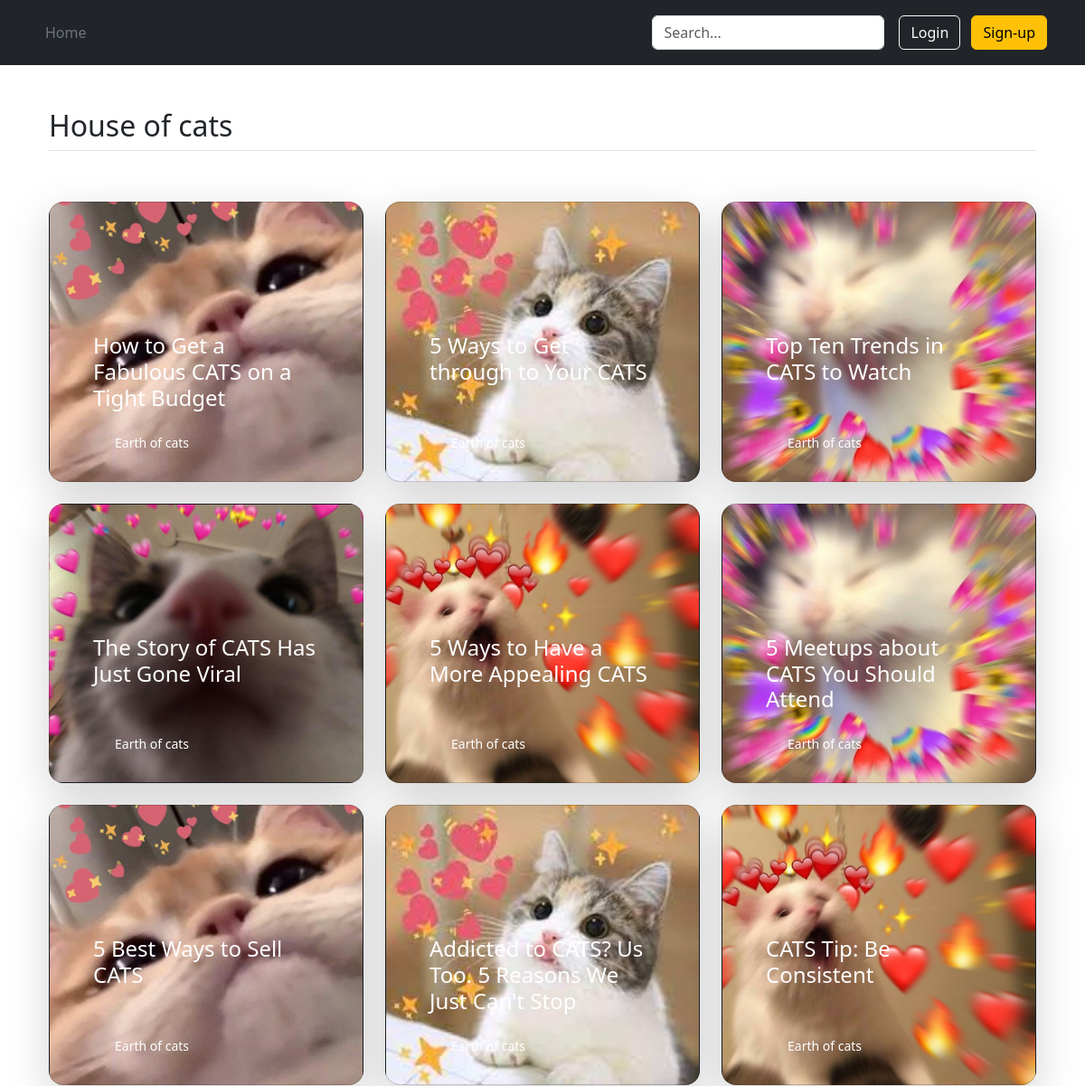
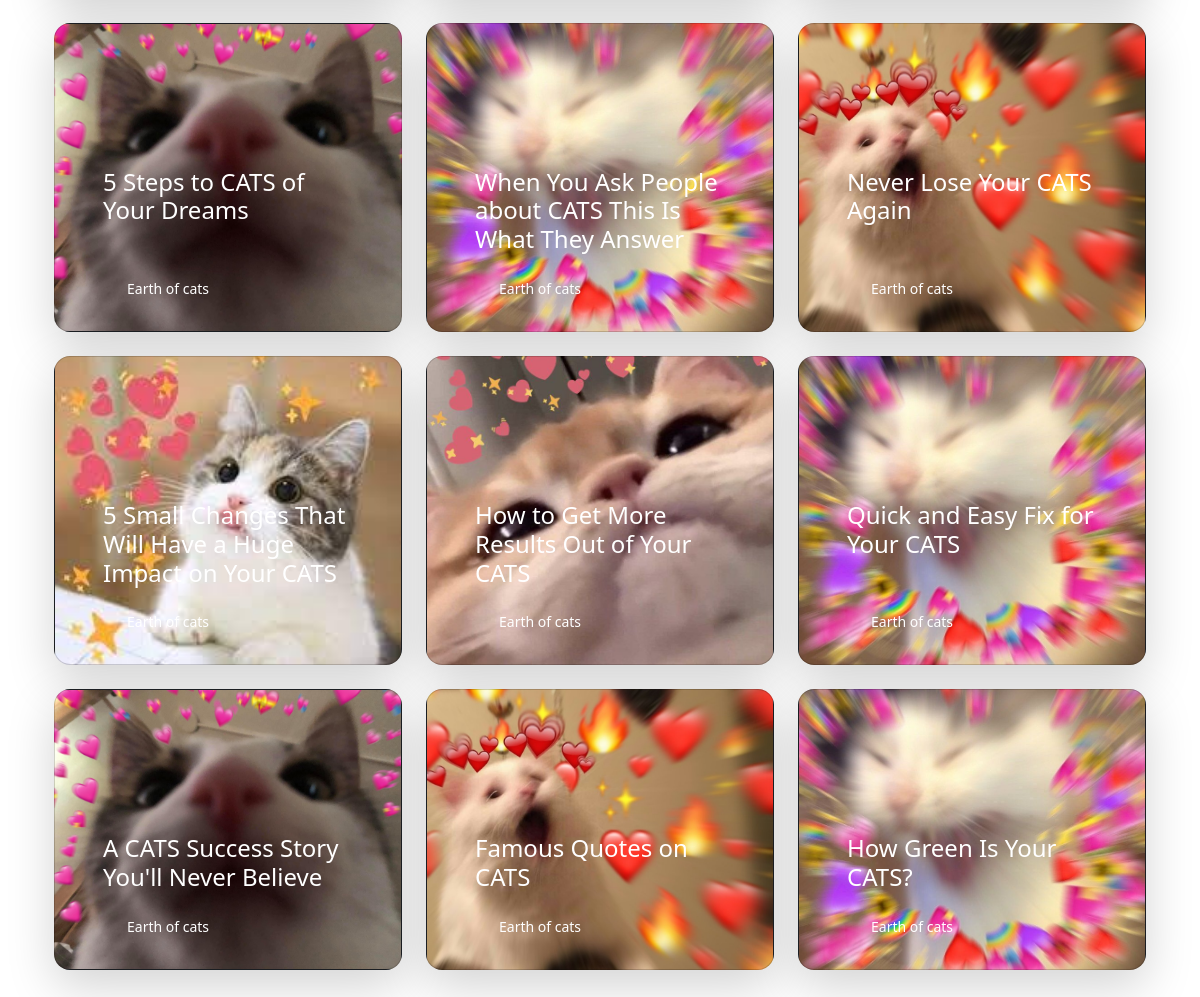
Page /house_of_cats_v1/code/index.php on the committed database (2 pictures, top to bottom).
### tables this page shows
CREATE TABLE `images` (
  `id` int(11) NOT NULL AUTO_INCREMENT,
  `title` varchar(100) NOT NULL,
  `image` varchar(100) NOT NULL,
  PRIMARY KEY (`id`)
);

### house_of_cats_v1/code/index.php (the view, shortened to what this page needs)
<!doctype html>
<html lang="en">
  <head>
    <link href="https://cdn.jsdelivr.net/npm/bootstrap@5.3.0-alpha1/dist/css/bootstrap.min.css" rel="stylesheet">
  </head>
  <body>
    <?php
      $servername = "localhost:3306";
      $username = "cat_admin";
      $password = "Mi0ihD55Fbc6pc4Ijh6mmhYS4T7UBZ5oG1Jf51aCEHSfK3Ee2z";
      $db_name = "house_of_cats";
      try {
        $conn = new PDO("mysql:host=$servername;dbname=$db_name", $username, $password);
        $conn->setAttribute(PDO::ATTR_ERRMODE, PDO::ERRMODE_EXCEPTION);
      } catch(PDOException $e) {
        echo "Connection failed: " . $e->getMessage();
      }
    ?>
<header class="p-3 text-bg-dark">
    <div class="container">
      <div class="d-flex flex-wrap align-items-center justify-content-center justify-content-lg-start">
        <ul class="nav col-12 col-lg-auto me-lg-auto mb-2 justify-content-center mb-md-0">
          <li><a href="/" class="nav-link px-2 text-secondary">Home</a></li>
        </ul>
        <form class="col-12 col-lg-auto mb-3 mb-lg-0 me-lg-3" role="search" action="/" method="GET">
          <input name="search" type="search" class="form-control" placeholder="Search..." aria-label="Search">
        </form>
        <div class="text-end">
          <button type="button" class="btn btn-outline-light me-2">Login</button>
          <button type="button" class="btn btn-warning">Sign-up</button>
        </div>
      </div>
    </div>
  </header>
  <?php
    if(isset($_GET['search'])){
      $search = $_GET['search'];
      $sql = "SELECT * FROM images WHERE title LIKE '%".$search."%';";
      $stm = $conn->query($sql);
      $articles = $stm->fetchAll();
    }
    else{
      $sql = "SELECT * FROM images";
      $stm = $conn->query($sql);
      $articles = $stm->fetchAll();
    }
  ?>
  <main>
    <div class="container px-4 py-5" id="custom-cards">
      <h2 class="pb-2 border-bottom">House of cats</h2>
      <div class="row row-cols-1 row-cols-lg-3 align-items-stretch g-4 py-5">
        <?php
          if(empty($articles)){
          ?>
          <section class="py-5 text-center container">
            <div class="row py-lg-5">
              <div class="col-lg-6 col-md-8 mx-auto">
                <h1 class="fw-light">Article not found</h1>
              </div>
            </div>
          </section>
          <?php
          }
          else{
            foreach ($articles as $row) {
          ?>
          <div class="col">
            <div class="card card-cover h-100 overflow-hidden text-bg-dark rounded-4 shadow-lg" style="background-image: url(<?php echo 'img/'.$row['image'] ?>); background-size:     cover;   background-repeat:   no-repeat; background-position: center center;">
              <div class="d-flex flex-column h-100 p-5 pb-3 text-white text-shadow-1">
                <h4 class="pt-5 mt-5 mb-4 "><?php echo $row['title'] ?></h4>
                <ul class="d-flex list-unstyled mt-auto">
                  <li class="d-flex align-items-center me-3">
                    <svg class="bi me-2" width="1em" height="1em"><use xlink:href="#geo-fill"/></svg>
                    <small>Earth of cats</small>
                  </li>
                  <li class="d-flex align-items-center">
                    <svg class="bi me-2" width="1em" height="1em"><use xlink:href="#calendar3"/></svg>
                  </li>
                </ul>
              </div>
            </div>
          </div>
          <?php
            }
          }
        ?>
      </div>
    </div>
  </main>
  </body>
</html>

### house_of_cats_v1/code/index.php (style rules this page uses)
.bi { vertical-align: -.125em; fill: currentColor; }

### rows in the picture
images: image (picture), title "How to Get a Fabulous CATS on a Tight Budget"
images: image (picture), title "5 Ways to Get through to Your CATS"
images: image (picture), title "Top Ten Trends in CATS to Watch"
images: image (picture), title "The Story of CATS Has Just Gone Viral"
images: image (picture), title "5 Ways to Have a More Appealing CATS"
images: image (picture), title "5 Meetups about CATS You Should Attend"
images: image (picture), title "5 Best Ways to Sell CATS"
images: image (picture), title "Addicted to CATS? Us Too. 5 Reasons We Just Can't Stop"
images: image (picture), title "CATS Tip: Be Consistent"
images: image (picture), title "5 Steps to CATS of Your Dreams"
images: image (picture), title "When You Ask People about CATS This Is What They Answer"
images: image (picture), title "Never Lose Your CATS Again"
images: image (picture), title "5 Small Changes That Will Have a Huge Impact on Your CATS"
images: image (picture), title "How to Get More Results Out of Your CATS"
images: image (picture), title "Quick and Easy Fix for Your CATS"
images: image (picture), title "A CATS Success Story You'll Never Believe"
images: image (picture), title "Famous Quotes on CATS"
images: image (picture), title "How Green Is Your CATS?"
